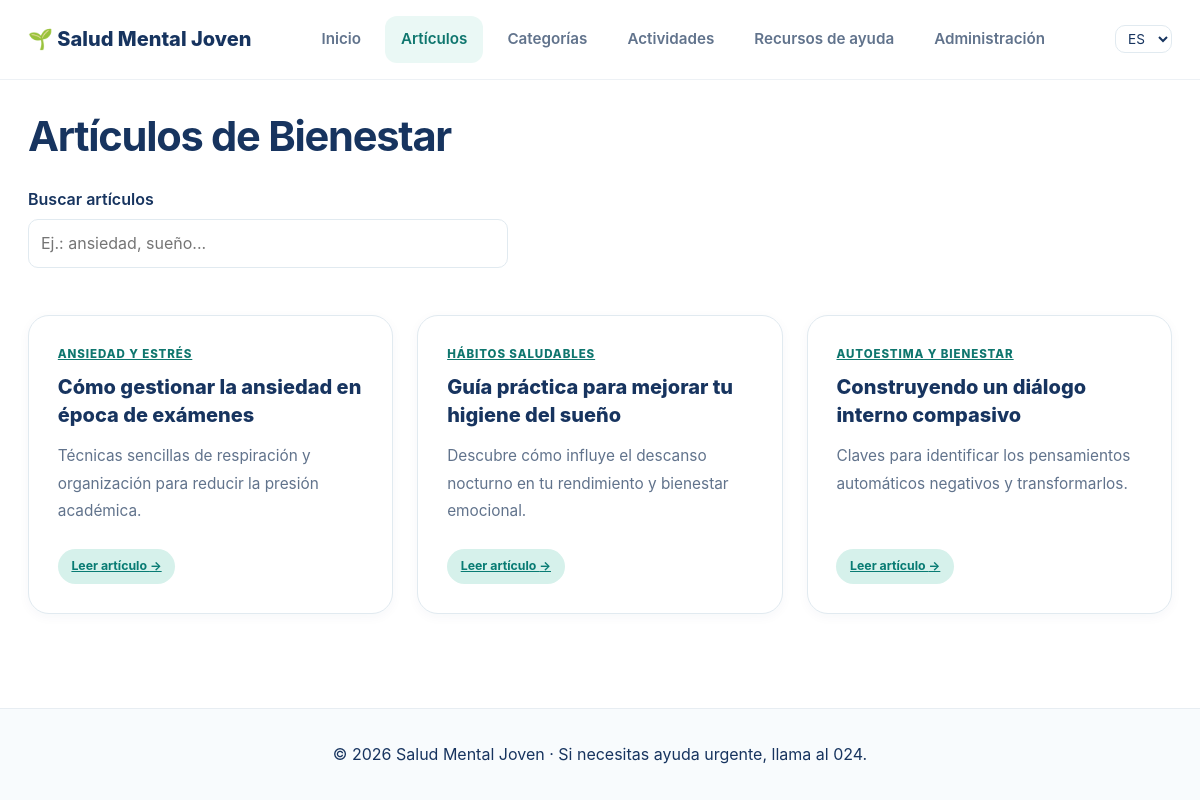
The app's page /es/articulos/, older data.
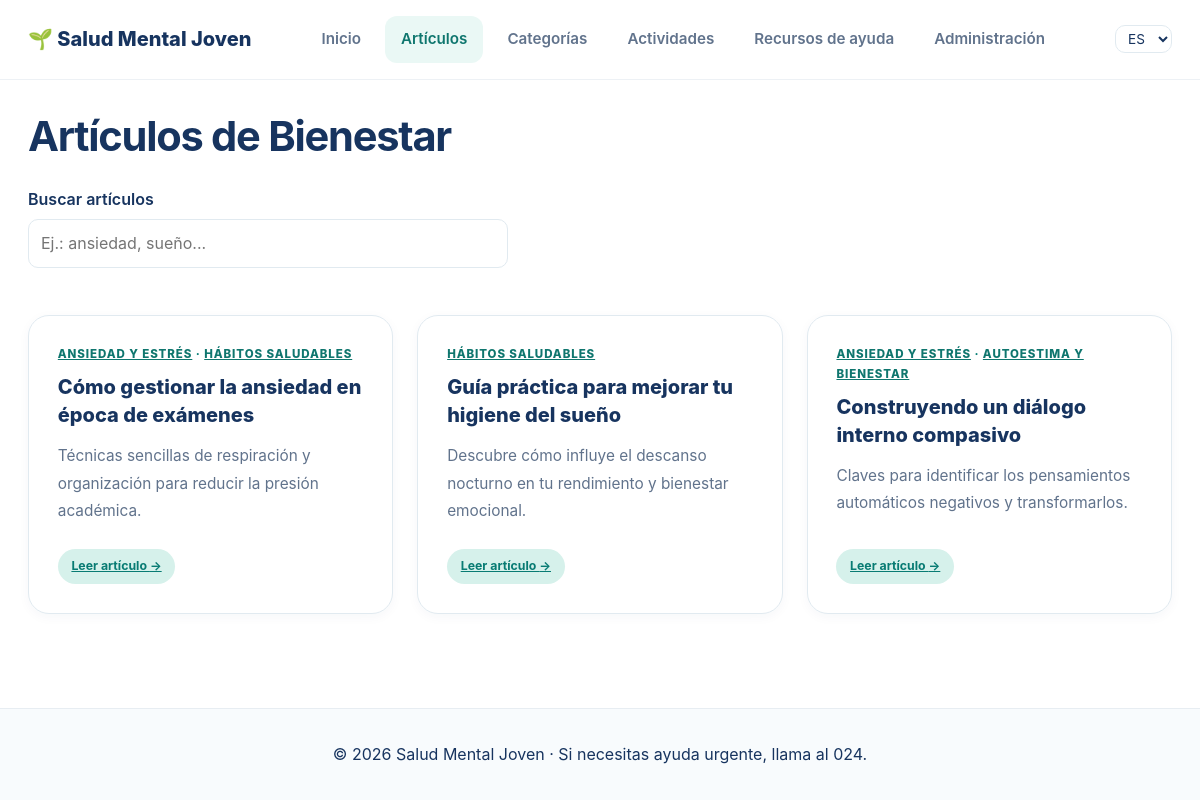
The same page, newer data.
### appSaludMentalJoven/models.py (models this page shows, shortened)
class Categoria(models.Model):
    nombre = models.CharField(max_length=100, verbose_name="Nombre de la categoría")
    descripcion = models.TextField(blank=True, verbose_name="Descripción")
    class Meta:
        verbose_name = "Categoría"
        verbose_name_plural = "Categorías"
        ordering = ['nombre']

class Articulo(models.Model):
    titulo = models.CharField(max_length=200, verbose_name="Título del artículo")
    resumen = models.CharField(max_length=300, verbose_name="Resumen")
    contenido = models.TextField(verbose_name="Contenido completo")
    autor = models.CharField(max_length=100, default="Equipo SMJ", verbose_name="Autor/a")
    categorias = models.ManyToManyField(Categoria, related_name='articulos', verbose_name="Categorías")
    tematicas = models.ManyToManyField(Tematica, blank=True, related_name='articulos', verbose_name="Temáticas")
    fecha_publicacion = models.DateField(auto_now_add=True, verbose_name="Fecha de publicación")
    class Meta:
        verbose_name = "Artículo"
        verbose_name_plural = "Artículos"
        ordering = ['-fecha_publicacion']

### appSaludMentalJoven/views.py (the view)
# urls.py: path('articulos/', views.ArticuloListView.as_view(), name='articulos'),
class ArticuloListView(ListView):
    model = Articulo
    template_name = 'articulos_list.html'
    context_object_name = 'articulos'
    def get_queryset(self):
        return Articulo.objects.prefetch_related('categorias')

### appSaludMentalJoven/templates/articulos_list.html (shortened to what this page needs)
{% extends 'base.html' %}
{% load i18n %}
{% block content %}
<h1>{% translate "Artículos de Bienestar" %}</h1>
<div class="buscador">
    <label for="buscador-articulos">{% translate "Buscar artículos" %}</label>
    <input type="search" id="buscador-articulos" placeholder="{% translate 'Ej.: ansiedad, sueño...' %}"
           data-url="{% url 'appSaludMentalJoven:buscar_articulos' %}" autocomplete="off"
           data-texto-leer="{% translate 'Leer artículo' %}"
           data-texto-vacio="{% translate 'No se han encontrado artículos.' %}"
           data-texto-resultados="{% translate 'resultado(s)' %}">
    <p id="buscador-estado" class="buscador-estado" aria-live="polite"></p>
</div>
<div class="cards-grid" id="lista-articulos">
    {% for a in articulos %}
    <article class="info-card">
        <span class="card-number">
            {% for c in a.categorias.all %}<a href="{% url 'appSaludMentalJoven:detalle_categoria' c.id %}">{{ c.nombre|upper }}</a>{% if not forloop.last %} · {% endif %}{% endfor %}
        </span>
        <h2>{{ a.titulo }}</h2>
        <p>{{ a.resumen }}</p>
        <a href="{% url 'appSaludMentalJoven:detalle_articulo' a.id %}" class="tag">{% translate "Leer artículo" %} &rarr;</a>
    </article>
    {% empty %}<p>{% translate "No hay artículos registrados." %}</p>{% endfor %}
</div>
{% endblock %}

Row changes from the older to the newer data that the page shows:
changed Articulo "Cómo gestionar la ansiedad en época de exámenes": gains Categoria (nombre "HÁBITOS SALUDABLES")
shown differently, row unchanged: Categoria "ANSIEDAD Y ESTRÉS": now shows "·"
changed Articulo "Construyendo un diálogo interno compasivo": gains Categoria (nombre "ANSIEDAD Y ESTRÉS")
